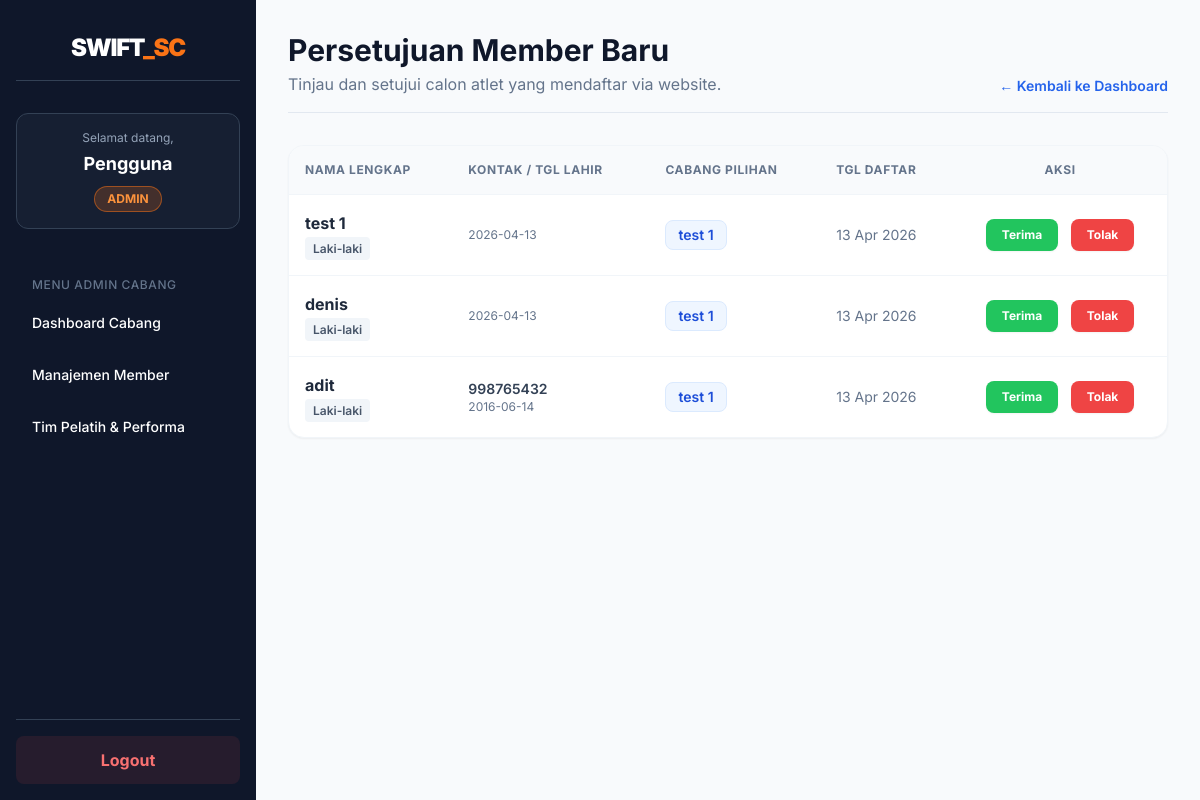
Page /dashboard/admin/kelola_member.php (signed in) on the committed database.
### tables this page shows
CREATE TABLE `members` (
  `id` int(11) NOT NULL,
  `pool_id` int(11) NOT NULL,
  `nama` varchar(100) NOT NULL,
  `jenis_kelamin` enum('L','P') NOT NULL,
  `no_hp` varchar(20) DEFAULT NULL,
  `tanggal_lahir` date NOT NULL,
  `tanggal_gabung` date NOT NULL,
  `payment_status` enum('Paid','Unpaid') DEFAULT 'Paid',
  `status_akun` enum('Pending','Aktif','Nonaktif') DEFAULT 'Pending',
  `created_at` timestamp NOT NULL DEFAULT current_timestamp()
);

CREATE TABLE `pools` (
  `id` int(11) NOT NULL,
  `name` varchar(100) NOT NULL,
  `address` text DEFAULT NULL,
  `created_at` timestamp NOT NULL DEFAULT current_timestamp(),
  `updated_at` timestamp NOT NULL DEFAULT current_timestamp() ON UPDATE current_timestamp()
);

### dashboard/admin/kelola_member.php (the view, shortened to what this page needs)
<?php
require_once '../../config/database.php';
$query_pending = mysqli_query($koneksi, "SELECT m.*, p.name as nama_kolam FROM members m LEFT JOIN pools p ON m.pool_id = p.id WHERE m.status_akun = 'Pending' ORDER BY m.tanggal_gabung DESC");
?>
<!DOCTYPE html>
<html lang="id">
<head>
    <script src="https://cdn.tailwindcss.com"></script>
</head>
<body class="bg-slate-50 text-slate-800 flex">
    <?php include '../../includes/sidebar.php'; ?>
    <div class="ml-64 p-8 w-full">
        <div class="mb-8 border-b border-slate-200 pb-4 flex justify-between items-end">
            <div>
                <h1 class="text-3xl font-bold text-slate-900">Persetujuan Member Baru</h1>
                <p class="text-slate-500 mt-1">Tinjau dan setujui calon atlet yang mendaftar via website.</p>
            </div>
            <a href="index.php" class="text-blue-600 hover:text-blue-800 font-semibold text-sm">&larr; Kembali ke Dashboard</a>
        </div>
        <div class="bg-white rounded-2xl shadow-sm border border-slate-100 overflow-hidden">
            <div class="overflow-x-auto">
                <table class="w-full text-left border-collapse">
                    <thead>
                        <tr class="bg-slate-50 border-b border-slate-100 text-slate-500 uppercase text-xs tracking-wider">
                            <th class="p-4 font-bold">Nama Lengkap</th>
                            <th class="p-4 font-bold">Kontak / Tgl Lahir</th>
                            <th class="p-4 font-bold">Cabang Pilihan</th>
                            <th class="p-4 font-bold">Tgl Daftar</th>
                            <th class="p-4 font-bold text-center">Aksi</th>
                        </tr>
                    </thead>
                    <tbody class="divide-y divide-slate-100">
                        <?php if(mysqli_num_rows($query_pending) > 0): ?>
                            <?php while($row = mysqli_fetch_assoc($query_pending)): ?>
                                <tr class="hover:bg-slate-50 transition">
                                    <td class="p-4">
                                        <p class="font-bold text-slate-800"><?= htmlspecialchars($row['nama']) ?></p>
                                        <span class="text-xs font-semibold px-2 py-1 rounded bg-slate-100 text-slate-600">
                                            <?= $row['jenis_kelamin'] == 'L' ? 'Laki-laki' : 'Perempuan' ?>
                                        </span>
                                    </td>
                                    <td class="p-4">
                                        <p class="text-sm font-semibold text-slate-700"><?= htmlspecialchars($row['no_hp']) ?></p>
                                        <p class="text-xs text-slate-500"><?= htmlspecialchars($row['tanggal_lahir']) ?></p>
                                    </td>
                                    <td class="p-4">
                                        <span class="inline-block px-3 py-1 bg-blue-50 text-blue-700 text-sm font-semibold rounded-lg border border-blue-100">
                                            <?= htmlspecialchars($row['nama_kolam'] ?? 'Belum Pilih') ?>
                                        </span>
                                    </td>
                                    <td class="p-4 text-sm text-slate-500">
                                        <?= date('d M Y', strtotime($row['tanggal_gabung'])) ?>
                                    </td>
                                    <td class="p-4 text-center space-x-2">
                                        <a href="?aksi=terima&id=<?= $row['id'] ?>"
                                           onclick="return confirm('Anda yakin ingin MENYETUJUI <?= $row['nama'] ?> sebagai member aktif?');"
                                           class="inline-block bg-green-500 hover:bg-green-600 text-white text-xs font-bold px-4 py-2 rounded-lg shadow-sm transition">
                                            Terima
                                        </a>
                                        <a href="?aksi=tolak&id=<?= $row['id'] ?>"
                                           onclick="return confirm('Anda yakin ingin MENOLAK dan MENGHAPUS data <?= $row['nama'] ?>?');"
                                           class="inline-block bg-red-500 hover:bg-red-600 text-white text-xs font-bold px-4 py-2 rounded-lg shadow-sm transition">
                                            Tolak
                                        </a>
                                    </td>
                                </tr>
                            <?php endwhile; ?>
                        <?php endif; ?>
                    </tbody>
                </table>
            </div>
        </div>
    </div>
</body>
</html>

### dashboard/admin/kelola_member.php (style rules this page uses)
body { font-family: 'Inter', sans-serif; }

### rows in the picture
members: nama "test 1", jenis_kelamin "Laki-laki", tanggal_lahir "2026-04-13", pool.name "test 1", tanggal_gabung "13 Apr 2026"
members: nama "denis", jenis_kelamin "Laki-laki", tanggal_lahir "2026-04-13", pool.name "test 1", tanggal_gabung "13 Apr 2026"
members: nama "adit", jenis_kelamin "Laki-laki", no_hp "998765432", tanggal_lahir "2016-06-14", pool.name "test 1", tanggal_gabung "13 Apr 2026"

### other values in the picture
$nama "Pengguna"
$role "ADMIN"
